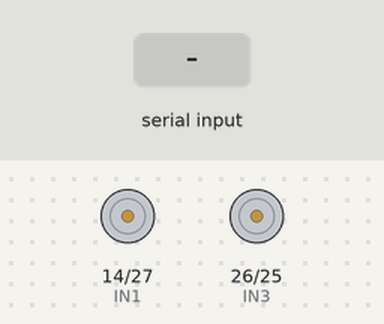
The sketch below on a simulated ESP32. Shown: motor-driver pin pairs drawn as motors (green arrow = first pin HIGH = forward, orange = second pin HIGH = backward, longer = more drive). The test bench sets the inputs (shaded band). Nothing arrives over Bluetooth unless stated.

Above: at 1.2 s.
1.3 s: "F" received over the second serial link
At 1.6 s:
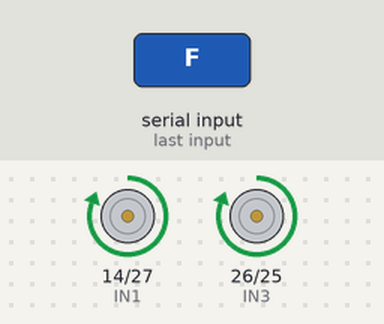
2.8 s: "B" received over the second serial link
At 4.0 s:
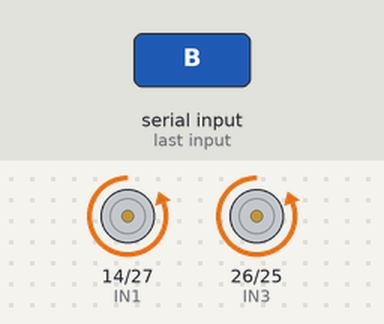
4.3 s: "L" received over the second serial link
At 5.1 s:
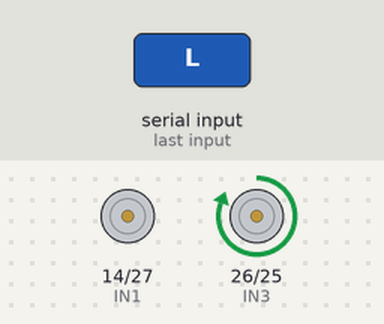
5.8 s: "R" received over the second serial link
At 6.3 s:
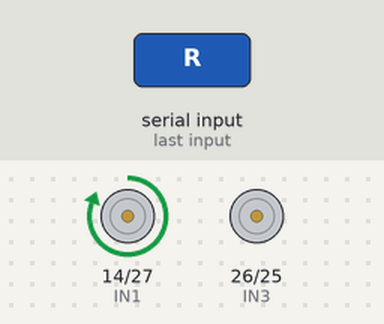
7.3 s: "H" received over the second serial link
At 8.5 s:
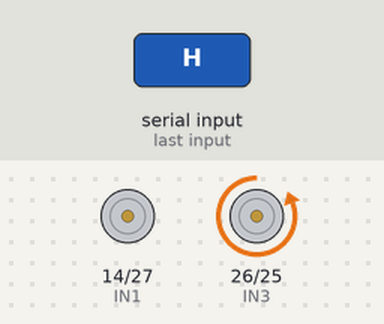
8.8 s: "J" received over the second serial link
At 9.7 s:
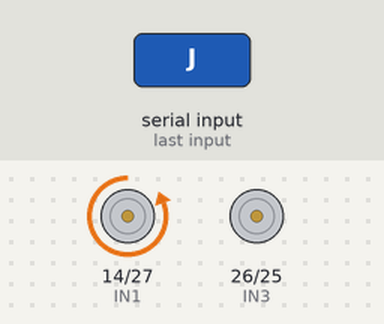
Timing chart, 0 to 11.3 s (numbered marks = the images above; inputs shaded):
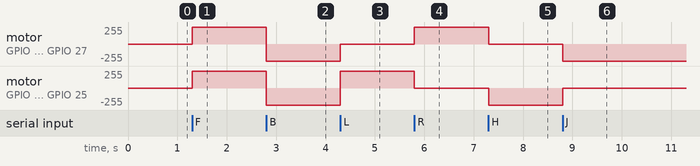

The sketch:

ssoccerbotesp32.ino
```cpp
#include <BluetoothSerial.h>
BluetoothSerial SerialBT;

// Motor driver pins
#define IN1  14
#define IN2  27
#define IN3  26
#define IN4  25

void setup() {
  Serial.begin(115200);
  SerialBT.begin("Sentron"); // Bluetooth name

  pinMode(IN1, OUTPUT);
  pinMode(IN2, OUTPUT);
  pinMode(IN3, OUTPUT);
  pinMode(IN4, OUTPUT);

  stopCar();
}

void loop() {
  if (SerialBT.available()) {
    char command = SerialBT.read();
    handleCommand(command);
  }
}

void handleCommand(char cmd) {
  switch (cmd) {
    case 'F': // Forward
      moveForward();
      break;
    case 'B': // Backward
      moveBackward();
      break;
    case 'L': // Turn Left
      turnLeft();
      break;
    case 'R': // Turn Right
      turnRight();
      break;
    case 'S': // Stop
      stopCar();
      break;
    case 'G': // Forward Right
      forwardRight();
      break;
    case 'H': // Backward Right
      backwardRight();
      break;
    case 'I': // Forward Left
      forwardLeft();
      break;
    case 'J': // Backward Left
      backwardLeft();
      break;
  }
}

// Basic movements
void moveForward() {
  digitalWrite(IN1, HIGH);
  digitalWrite(IN2, LOW);
  digitalWrite(IN3, HIGH);
  digitalWrite(IN4, LOW);
}

void moveBackward() {
  digitalWrite(IN1, LOW);
  digitalWrite(IN2, HIGH);
  digitalWrite(IN3, LOW);
  digitalWrite(IN4, HIGH);
}

void turnLeft() {
  digitalWrite(IN1, LOW);
  digitalWrite(IN2, LOW);
  digitalWrite(IN3, HIGH);
  digitalWrite(IN4, LOW);
}

void turnRight() {
  digitalWrite(IN1, HIGH);
  digitalWrite(IN2, LOW);
  digitalWrite(IN3, LOW);
  digitalWrite(IN4, LOW);
}

void stopCar() {
  digitalWrite(IN1, LOW);
  digitalWrite(IN2, LOW);
  digitalWrite(IN3, LOW);
  digitalWrite(IN4, LOW);
}

// New movement functions
// void forwardRight() {
//   // Left motor full forward, right motor slow or stop (soft right)
//   digitalWrite(IN1, HIGH);
//   digitalWrite(IN2, LOW);
//   digitalWrite(IN3, LOW);
//   digitalWrite(IN4, LOW);
// }

// void backwardRight() {
//   // Left motor backward, right motor stop
//   digitalWrite(IN1, LOW);
//   digitalWrite(IN2, HIGH);
//   digitalWrite(IN3, LOW);
//   digitalWrite(IN4, LOW);
// }

// void forwardLeft() {
//   // Right motor full forward, left motor stop (soft left)
//   digitalWrite(IN1, LOW);
//   digitalWrite(IN2, LOW);
//   digitalWrite(IN3, HIGH);
//   digitalWrite(IN4, LOW);
// }

// void backwardLeft() {
//   // Right motor backward, left motor stop
//   digitalWrite(IN1, LOW);
//   digitalWrite(IN2, LOW);
//   digitalWrite(IN3, LOW);
//   digitalWrite(IN4, HIGH);
// }
void forwardRight() {
  // Right motor moves, left motor slow or stop
  digitalWrite(IN1, LOW);    // left motor stop
  digitalWrite(IN2, LOW);
  digitalWrite(IN3, HIGH);   // right motor forward
  digitalWrite(IN4, LOW);
}

void backwardRight() {
  // Right motor moves backward, left motor stop
  digitalWrite(IN1, LOW);    // left motor stop
  digitalWrite(IN2, LOW);
  digitalWrite(IN3, LOW);    // right motor backward
  digitalWrite(IN4, HIGH);
}

void forwardLeft() {
  // Left motor moves, right motor stop
  digitalWrite(IN1, HIGH);   // left motor forward
  digitalWrite(IN2, LOW);
  digitalWrite(IN3, LOW);    // right motor stop
  digitalWrite(IN4, LOW);
}

void backwardLeft() {
  // Left motor moves backward, right motor stop
  digitalWrite(IN1, LOW);    // left motor backward
  digitalWrite(IN2, HIGH);
  digitalWrite(IN3, LOW);    // right motor stop
  digitalWrite(IN4, LOW);
}
```

Measured:
- after the input at 1.3 s, motor on GPIO 14 (IN1) / GPIO 27 (IN2), motor on GPIO 26 (IN3) / GPIO 25 (IN4): stopped → forward 255/255 at once
- after the input at 2.8 s, motor on GPIO 14 (IN1) / GPIO 27 (IN2), motor on GPIO 26 (IN3) / GPIO 25 (IN4): forward 255/255 → backward 255/255 at once
- after the input at 4.3 s, motor on GPIO 14 (IN1) / GPIO 27 (IN2): backward 255/255 → stopped at once; motor on GPIO 26 (IN3) / GPIO 25 (IN4): backward 255/255 → forward 255/255 at once
- after the input at 5.8 s, motor on GPIO 14 (IN1) / GPIO 27 (IN2): stopped → forward 255/255 at once; motor on GPIO 26 (IN3) / GPIO 25 (IN4): forward 255/255 → stopped at once
- after the input at 7.3 s, motor on GPIO 14 (IN1) / GPIO 27 (IN2): forward 255/255 → stopped at once; motor on GPIO 26 (IN3) / GPIO 25 (IN4): stopped → backward 255/255 at once
- after the input at 8.8 s, motor on GPIO 14 (IN1) / GPIO 27 (IN2): stopped → backward 255/255 at once; motor on GPIO 26 (IN3) / GPIO 25 (IN4): backward 255/255 → stopped at once
